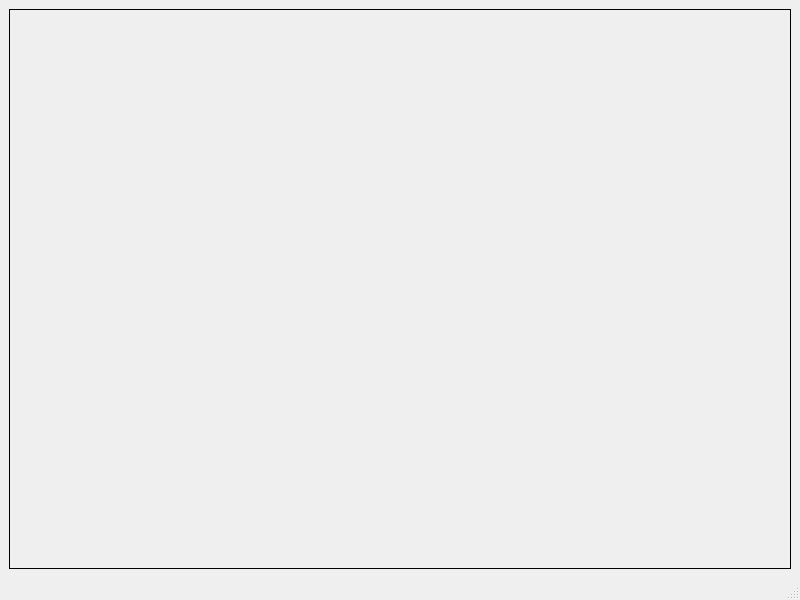
<?xml version="1.0" encoding="UTF-8"?>
<ui version="4.0">
 <class>FluidSim</class>
 <widget class="QMainWindow" name="FluidSim">
  <property name="geometry">
   <rect>
    <x>0</x>
    <y>0</y>
    <width>800</width>
    <height>600</height>
   </rect>
  </property>
  <property name="windowTitle">
   <string>FluidSim</string>
  </property>
  <widget class="QWidget" name="centralwidget">
   <layout class="QGridLayout" name="gridLayout">
    <item row="0" column="0">
     <widget class="QFrame" name="canvasWidget">
      <property name="frameShape">
       <enum>QFrame::Box</enum>
      </property>
      <property name="frameShadow">
       <enum>QFrame::Plain</enum>
      </property>
     </widget>
    </item>
   </layout>
  </widget>
  <widget class="QMenuBar" name="menubar">
   <property name="geometry">
    <rect>
     <x>0</x>
     <y>0</y>
     <width>800</width>
     <height>21</height>
    </rect>
   </property>
  </widget>
  <widget class="QStatusBar" name="statusbar"/>
 </widget>
 <resources/>
 <connections/>
</ui>
